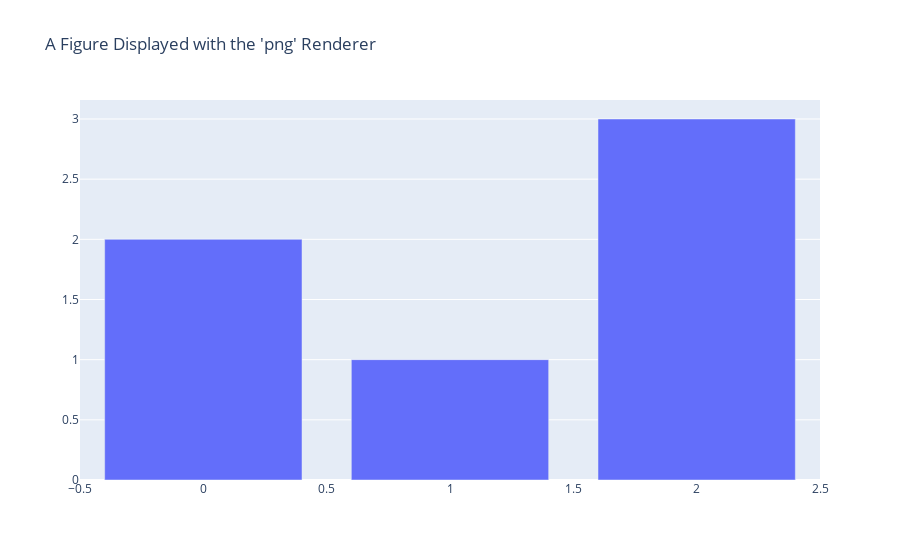

Here is the notebook cell this chart was saved with:
### Code cell
fig = go.Figure(
    data=[go.Bar(y=[2, 1, 3])],
    layout_title_text="A Figure Displayed with the 'png' Renderer"
)
# test
fig.show(renderer="svg+plotly_mimetype+notebook_connected")

### Figure 1 — Plotly figure (JSON) as saved in the notebook; plotly's stock layout.template omitted (floating-point values rounded to 4 significant figures)
{"data": [{"type": "bar", "y": [2, 1, 3]}], "layout": {"title": {"text": "A Figure Displayed with the 'png' Renderer"}}}
